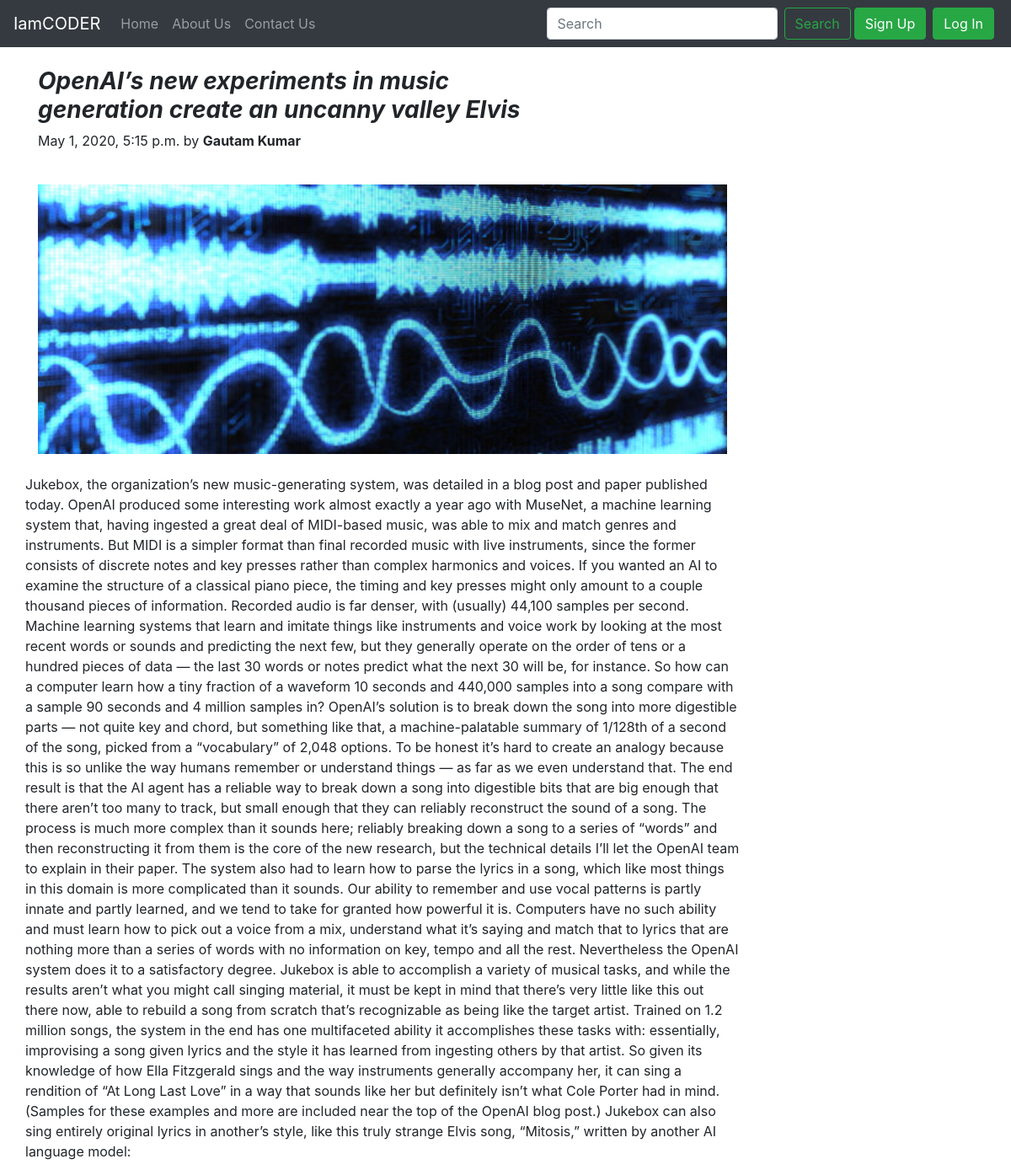
The app's page /blogpost/5, older data.
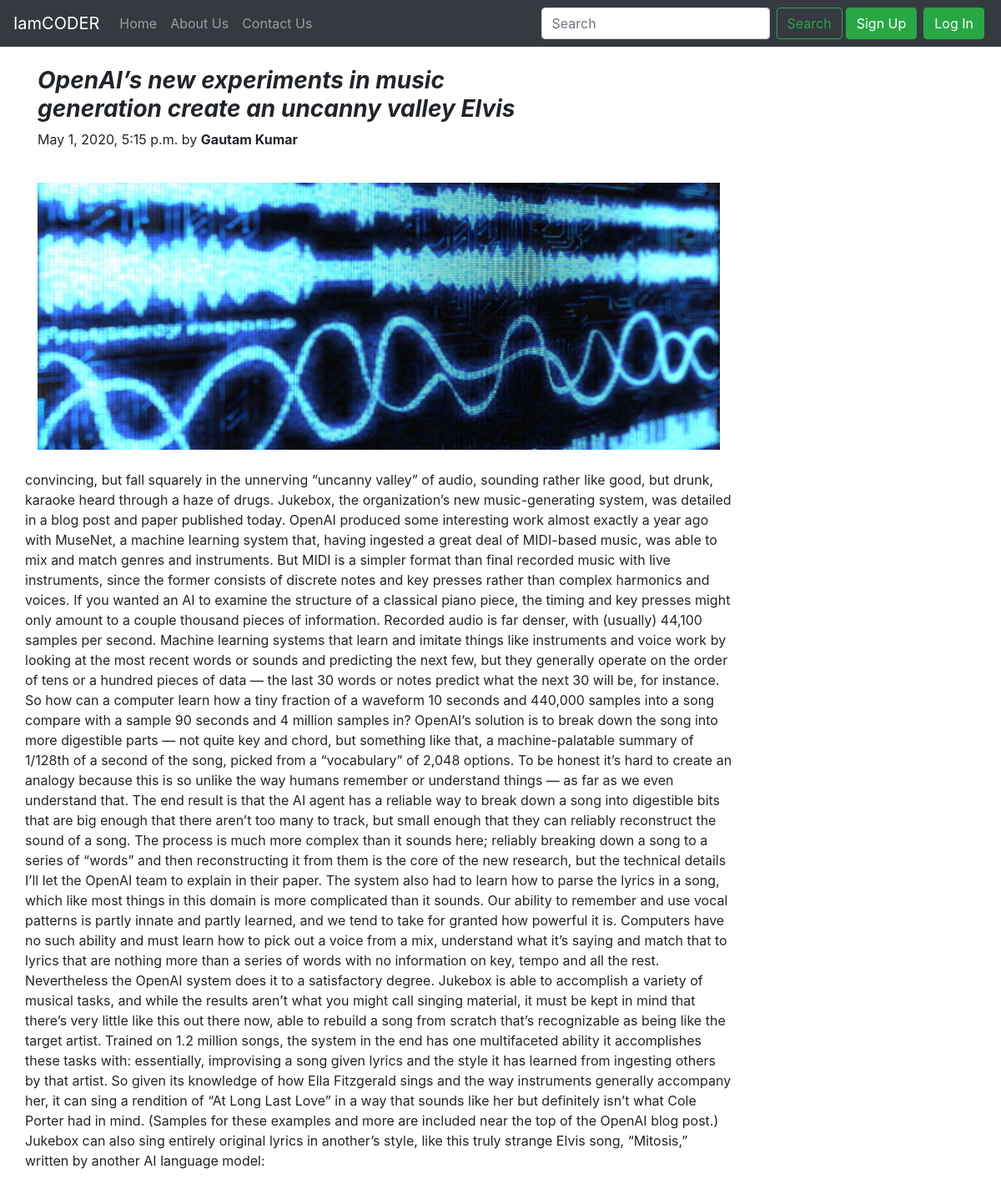
The same page, newer data.
### blog/models.py (models this page shows, shortened)
class Blogpost(models.Model):
    post_id = models.AutoField(primary_key=True)
    writter = models.CharField(max_length=50,default="")
    title = models.CharField(max_length=100)
    contant = models.TextField(max_length=5000)
    pub_date = models.DateTimeField(auto_now_add=True)
    slug = models.CharField(max_length=130,default="")
    thumbnail = models.ImageField(upload_to='blog/images', default="")

### blog/views.py (the view)
# urls.py: path('blogpost/<int:id>',views.blogpost,name='blogpost'),
def blogpost(request,id):
    post = Blogpost.objects.filter(post_id = id)[0]
    return render(request, 'blog/blogpost.html',{'post':post})

### templates/blog/blogpost.html (shortened to what this page needs)
{% extends 'base.html' %}
{% block body %}
{%load static %}
<div class="container">
    <div class="row ">
        <div class="col-md-7">
            <h3 class="font-italic mt-4"><b> {{post.title}}</b></h3>
            <p class="blog-post-meta">{{post.pub_date}} by <b>{{post.writter}}</b></p>
        </div>
        <div class="row mt-0">
            <div class="col-md-9 blog-main">
                <div class="col-auto d-none d-lg-block">
                    <img src="/media/{{post.thumbnail}}" class="bd-placeholder-img my-4"
                        style="width:100%;height:20em;">
                </div>
                <div class="blog-post">
                    <p>{{post.contant}}</p>
                </div>
            </div>
            <div class="col-md-3">
            </div>
        </div>
    </div>
    {% endblock body %}

Row changes from the older to the newer data that the page shows:
changed Blogpost "OpenAI’s new experiments in music generation create an uncanny valley Elvis": contant "Jukebox, the organization’s new…" → "convincing, but fall squarely in the unnerving “uncanny valley” of audio, sounding rather like good, but drunk, karaoke heard through a haze of drugs. Jukebox, the organization’s new…"
